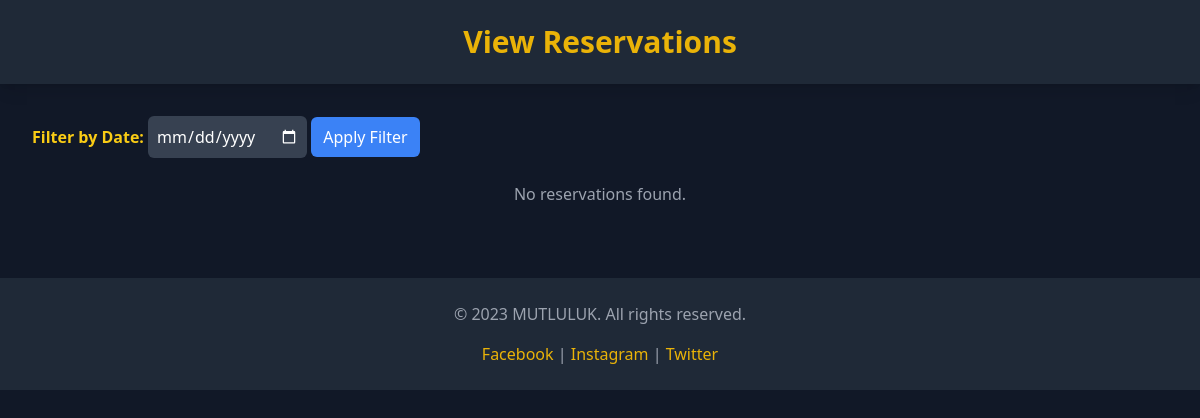
The app's page /reservation/view-reservations (signed in), older data.
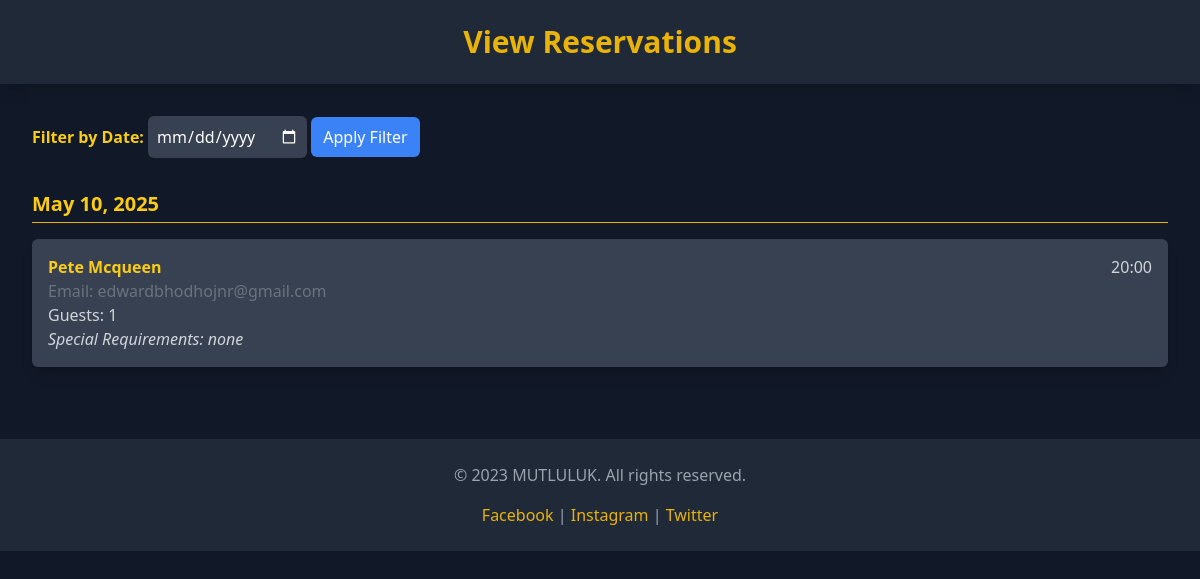
The same page, newer data.
### reservation/models.py (models this page shows, shortened)
class Reservation(models.Model):
    first_name = models.CharField(max_length=100)
    surname = models.CharField(max_length=100)
    email = models.EmailField()
    special_requirements = models.TextField(blank=True, null=True)
    guest_count = models.PositiveIntegerField()
    booking_date = models.DateField()
    booking_time = models.TimeField()
    created_at = models.DateTimeField(auto_now_add=True)

### reservation/views.py (the view)
# urls.py: path('view-reservations', views.view_reservations, name='view_reservations')
@login_required
def view_reservations(request):
    reservations = Reservation.objects.all().order_by('booking_date', 'booking_time')
    return render(request, 'reservation/view_reservations.html', {'reservations': reservations})

### reservation/templates/reservation/view_reservations.html (shortened to what this page needs)
<!DOCTYPE html>
<html lang="en">
<head>
    <script src="https://cdn.tailwindcss.com"></script>
</head>
<body class="bg-gray-900 text-white font-sans">
    <header class="bg-gray-800 shadow-lg p-6 text-center">
        <h1 class="text-yellow-500 text-3xl font-bold">View Reservations</h1>
    </header>
    <main class="p-8">
        <div class="mb-6">
            <label for="filterDate" class="text-yellow-400 font-semibold">Filter by Date:</label>
            <input type="date" id="filterDate" class="p-2 bg-gray-700 text-white rounded-md">
            <button onclick="filterReservations()" class="px-3 py-2 bg-blue-500 text-white rounded-md hover:bg-blue-600 transition">
                Apply Filter
            </button>
        </div>
        {% if reservations %}
        {% regroup reservations by booking_date as date_groups %}
        {% for group in date_groups %}
        <h2 class="text-xl font-semibold text-yellow-400 mt-8 border-b border-yellow-500 pb-1">{{ group.grouper }}</h2>
        <ul>
            {% for reservation in group.list %}
            <li class="mt-4 p-4 bg-gray-700 rounded-md shadow-lg reservation-item" data-date="{{ reservation.booking_date|date:'Y-m-d' }}">
                <div class="flex justify-between">
                    <strong class="text-yellow-400">{{ reservation.first_name }} {{ reservation.surname }}</strong>
                    <span class="text-gray-300">{{ reservation.booking_time|time:"H:i" }}</span>
                </div>
                <div>
                    <span class="text-gray-500">Email: {{ reservation.email }}</span><br>
                    <span class="text-gray-300">Guests: {{ reservation.guest_count }}</span><br>
                    {% if reservation.special_requirements %}
                    <span class="text-gray-300 italic">Special Requirements: {{ reservation.special_requirements }}</span>
                    {% endif %}
                </div>
            </li>
            {% endfor %}
        </ul>
        {% endfor %}
        {% else %}
        <p class="text-gray-400 text-center mt-4">No reservations found.</p>
        {% endif %}
    </main>
    <footer class="bg-gray-800 py-6 mt-10">
        <div class="container mx-auto text-center text-gray-400">
            <p>&copy; 2023 MUTLULUK. All rights reserved.</p>
            <div class="mt-4">
                <a href="#" class="text-yellow-500 hover:text-yellow-600">Facebook</a> |
                <a href="#" class="text-yellow-500 hover:text-yellow-600">Instagram</a> |
                <a href="#" class="text-yellow-500 hover:text-yellow-600">Twitter</a>
            </div>
        </div>
    </footer>
</body>
</html>

Row changes from the older to the newer data that the page shows:
added Reservation: grouper "May 10, 2025", first_name "Pete", surname "Mcqueen", booking_time "20:00", email "edwardbhodhojnr@gmail.com", guest_count "1", special_requirements "none"
Text that changed along with them:
text no longer shown: "No reservations found."
